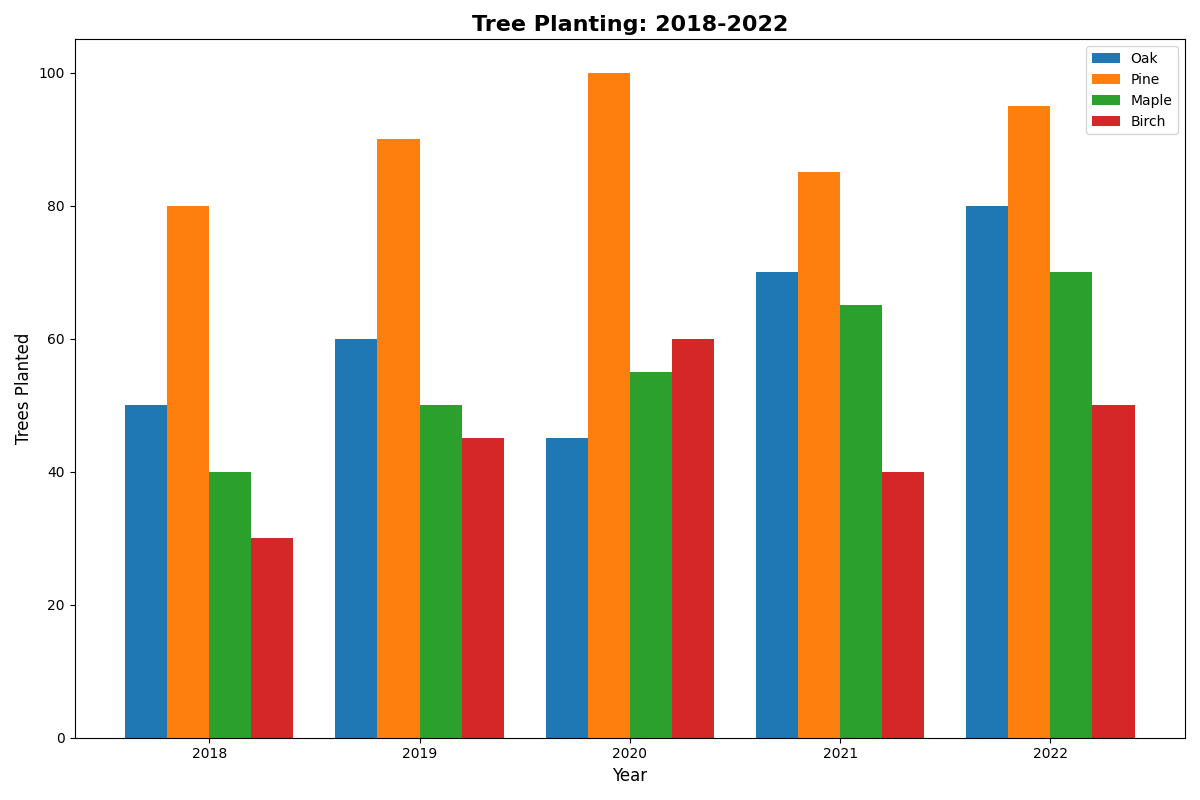

Write the Python code that produced this figure.
import matplotlib.pyplot as plt
import numpy as np

years = ['2018', '2019', '2020', '2021', '2022']
tree_types = ['Oak', 'Pine', 'Maple', 'Birch']
planting_data = [
    [50, 60, 45, 70, 80],  # Oak
    [80, 90, 100, 85, 95],  # Pine
    [40, 50, 55, 65, 70],  # Maple
    [30, 45, 60, 40, 50]   # Birch
]

# Convert data to a numpy array for easier indexing
planting_data_np = np.array(planting_data)

# Parameters for bar chart
num_years = len(years)
num_tree_types = len(tree_types)
bar_width = 0.2  # Width of each bar
x = np.arange(num_years)  # The x locations for the groups

fig, ax = plt.subplots(figsize=(12, 8))

# Plot each type of tree's data as a separate group of bars
for i, tree_type in enumerate(tree_types):
    offset = i * bar_width  # Calculate offset for bar placement
    ax.bar(x + offset, planting_data_np[i], bar_width, label=tree_type)

ax.set_xlabel('Year', fontsize=12)
ax.set_ylabel('Trees Planted', fontsize=12)
ax.set_title('Tree Planting: 2018-2022', fontsize=16, fontweight='bold')
ax.set_xticks(x + bar_width * (num_tree_types - 1) / 2)  # Center x-ticks under groups
ax.set_xticklabels(years)
ax.legend()

plt.tight_layout()
plt.show()
